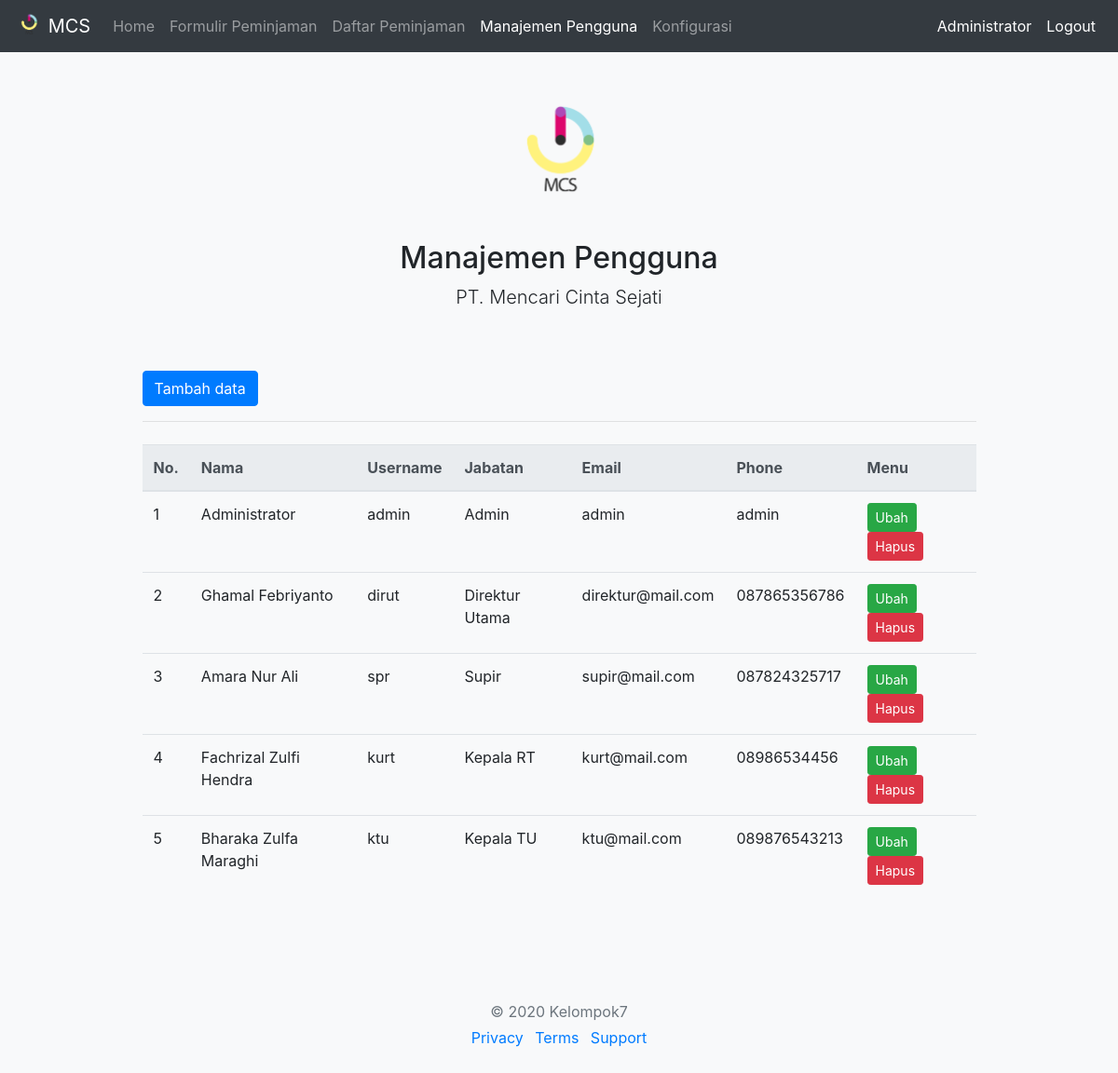
/pages/manajemen_pengguna.php (signed in), run on an earlier commit of the app's database.
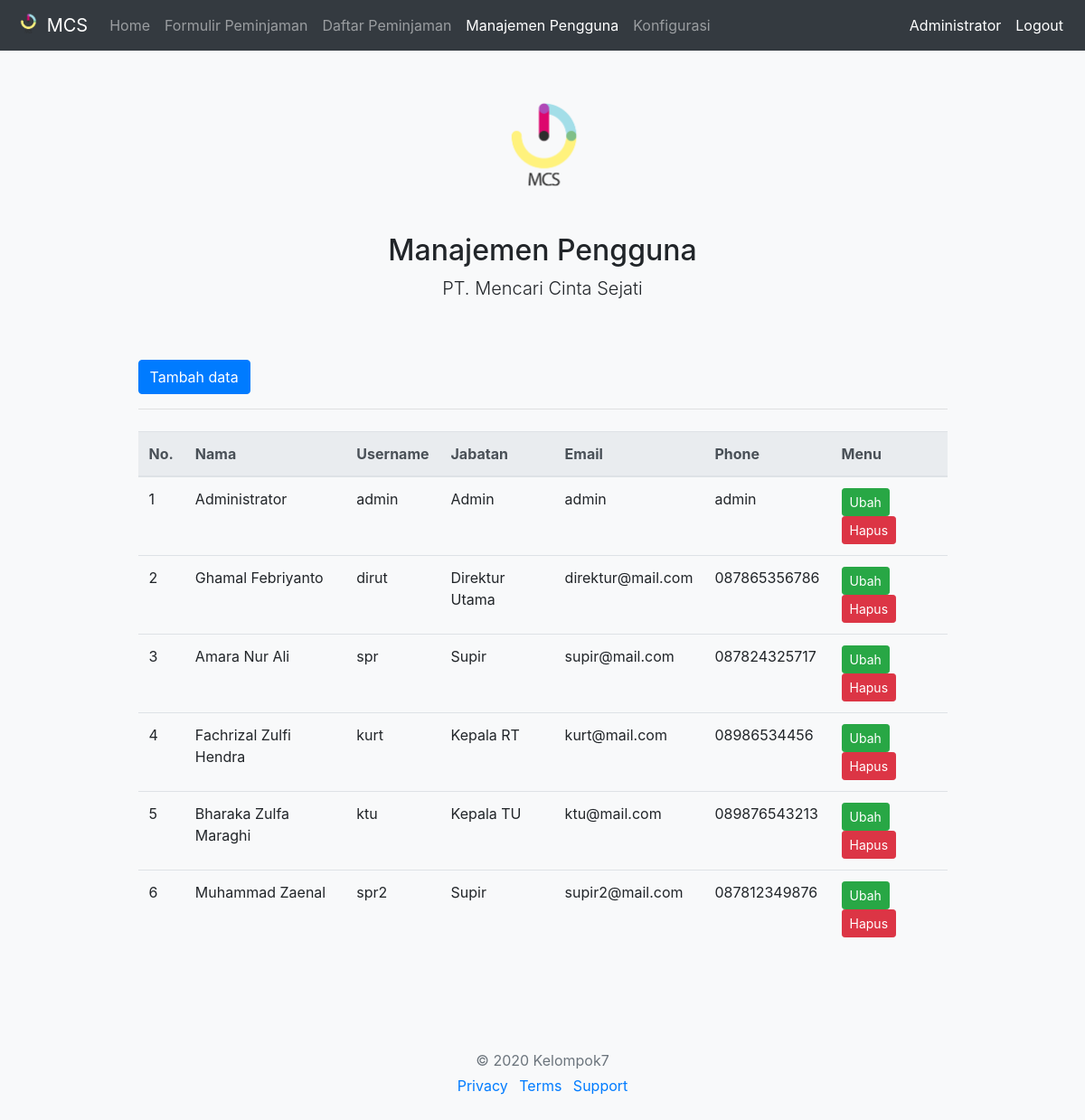
And on a later commit of the database.
### tables this page shows
CREATE TABLE `users` (
  `id` int(11) NOT NULL,
  `username` varchar(100) NOT NULL,
  `password` varchar(255) NOT NULL,
  `nama` varchar(100) NOT NULL,
  `level` enum('dir','tu','rt','supir','admin') NOT NULL,
  `email` varchar(100) NOT NULL,
  `phone` varchar(50) NOT NULL
);

### functions.php (called while the page is built, shortened)
<?php
require 'config/db.php';
function query ($query){
	global $conn;
	$result = mysqli_query ($conn, $query);
	$rows=[];
	while ($row = mysqli_fetch_assoc($result)) {
		$rows[] = $row;
	}
	return $rows;
}
?>

### pages/manajemen_pengguna.php (the view, shortened to what this page needs)
 <?php
 require 'parts/header.php';
 require 'parts/menu.php';
 $users = query("SELECT * FROM users");
 ?>
  <div class="container">
    <div class="py-5 text-center">
      <img class="d-block mx-auto mb-4" src="img/mcs.png" alt="" width="130" height="130">
      <h2>Manajemen Pengguna</h2>
      <p class="lead">PT. Mencari Cinta Sejati</p>
    </div>
  </div>
  <div class="container">
    <div class="col-lg-10 col-md-10 col-sm-10 mx-auto">
      <a class="btn btn-primary" href="tambah.php">Tambah data</a>
      <hr class="mb-4">
      <div class="table-responsive">
      <table class="table">
        <thead class="thead-light">
          <tr>
            <th scope="col">No.</th>
            <th scope="col">Nama</th>
            <th scope="col">Username</th>
            <th scope="col">Jabatan</th>
            <th scope="col">Email</th>
            <th scope="col">Phone</th>
            <th scope="col">Menu</th>
          </tr>
        </thead>
        <tbody>
          <?php $i=1; ?>
          <?php foreach ($users as $row) :?>
          <tr>
            <td><?php echo $i;  ?></td>
            <td><?php echo $row["nama"]; ?></td>
            <td><?php echo $row["username"];  ?></td>
            <td>
              <?php
                $level = $row["level"];
                if($level == 'dir'){
                  echo "Direktur Utama";
                }elseif ($level == 'rt') {
                  echo "Kepala RT";
                }elseif ($level == 'tu') {
                  echo "Kepala TU";
                }elseif ($level == 'admin') {
                  echo "Admin";
                } else {
                  echo "Supir";
                }
              ?>
            </td>
            <td><?php echo $row["email"];  ?></td>
            <td><?php echo $row["phone"];  ?></td>
            <td>
            	<a class="btn btn-success btn-sm" href="ubah.php?id=<?= $row["id"]; ?>">Ubah</a>
				      <a class="btn btn-danger btn-sm" href="hapus.php?id=<?php echo $row["id"]; ?>" onclick="return confirm('Klik Ok untuk menghapus');">Hapus</a>
            </td>
          </tr>
          <?php $i++; ?>
          <?php endforeach; ?>
        </tbody>
      </table>
  	  </div>
    </div>
  </div>
<?php  require 'parts/footer.php' ?>

What changed in the data, as far as the page shows it:
added users: nama "Muhammad Zaenal", username "spr2", level "Supir", email "supir2@mail.com", phone "087812349876"
